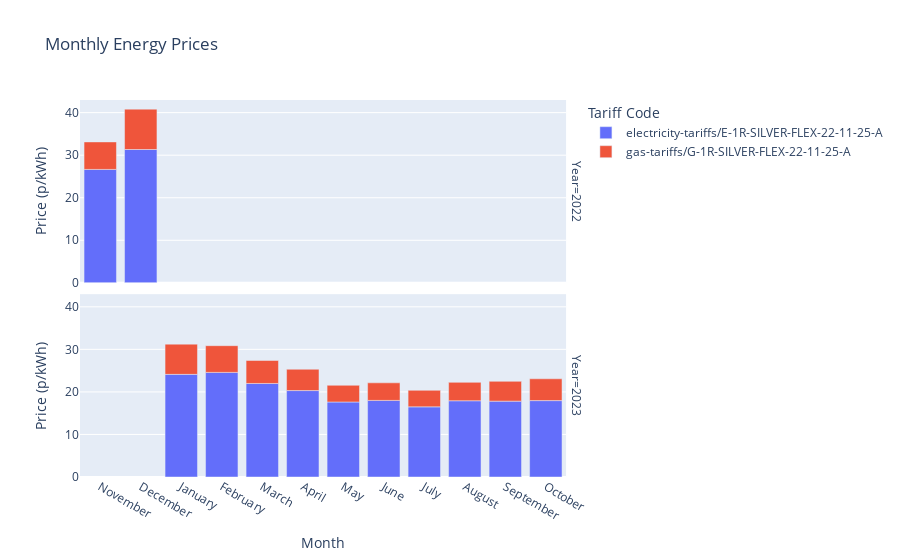

Here is the notebook cell this chart was saved with:
### Code cell
df = pd.DataFrame(all_data, columns=['Tariff Code', 'Valid From', 'Valid To', 'Price (p/kWh)'])

df['Valid From'] = pd.to_datetime(df['Valid From'])
df['Valid To'] = pd.to_datetime(df['Valid To'])

df['Date'] = df['Valid From'].dt.date
df['Month'] = df['Valid From'].dt.month_name()
monthly_prices = df.groupby(['Tariff Code', 'Month'])['Price (p/kWh)'].mean().reset_index()
# Extract the year
df['Year'] = df['Valid From'].dt.year

# Group by Tariff Code, Year and Month, then calculate the mean price
monthly_prices = df.groupby(['Tariff Code', 'Year', 'Month'])['Price (p/kWh)'].mean().reset_index()

# Sort 'Month' in chronological order
month_order = ['January', 'February', 'March', 'April', 'May', 'June', 'July', 'August', 'September', 'October', 'November', 'December']
monthly_prices['Month'] = pd.Categorical(monthly_prices['Month'], categories=month_order, ordered=True)
monthly_prices = monthly_prices.sort_values(['Year', 'Month'])

# Create interactive bar plot using Plotly
fig = px.bar(
    monthly_prices,
    x='Month',
    y='Price (p/kWh)',
    color='Tariff Code',
    title='Monthly Energy Prices',
    labels={'Month': 'Month', 'Price (p/kWh)': 'Price (p/kWh)'},
    hover_data=['Price (p/kWh)', 'Year'],
    facet_row='Year'  # Separate plot for each year
)

# Update layout
fig.update_layout(
    xaxis_title='Month',
    yaxis_title='Price (p/kWh)',
    hovermode="x unified"
)

# Save as HTML
fig.write_html("energy_month_year_average_plot_interactive.html")

# Show the plot
fig.show()

### Figure 1 — Plotly figure (JSON) as saved in the notebook; plotly's stock layout.template omitted (floating-point values rounded to 4 significant figures)
{"data": [{"alignmentgroup": "True", "customdata": [[2022], [2022]], "hovertemplate": "Tariff Code=electricity-tariffs/E-1R-SILVER-FLEX-22-11-25-A<br>Year=%{customdata[0]}<br>Month=%{x}<br>Price (p/kWh)=%{y}<extra></extra>", "legendgroup": "electricity-tariffs/E-1R-SILVER-FLEX-22-11-25-A", "marker": {"color": "#636efa", "pattern": {"shape": ""}}, "name": "electricity-tariffs/E-1R-SILVER-FLEX-22-11-25-A", "offsetgroup": "electricity-tariffs/E-1R-SILVER-FLEX-22-11-25-A", "orientation": "v", "showlegend": true, "textposition": "auto", "type": "bar", "x": ["November", "December"], "xaxis": "x2", "y": [26.66, 31.34], "yaxis": "y2"}, {"alignmentgroup": "True", "customdata": [[2023], [2023], [2023], [2023], [2023], [2023], [2023], [2023], [2023], [2023]], "hovertemplate": "Tariff Code=electricity-tariffs/E-1R-SILVER-FLEX-22-11-25-A<br>Year=%{customdata[0]}<br>Month=%{x}<br>Price (p/kWh)=%{y}<extra></extra>", "legendgroup": "electricity-tariffs/E-1R-SILVER-FLEX-22-11-25-A", "marker": {"color": "#636efa", "pattern": {"shape": ""}}, "name": "electricity-tariffs/E-1R-SILVER-FLEX-22-11-25-A", "offsetgroup": "electricity-tariffs/E-1R-SILVER-FLEX-22-11-25-A", "orientation": "v", "showlegend": false, "textposition": "auto", "type": "bar", "x": ["January", "February", "March", "April", "May", "June", "July", "August", "September", "October"], "xaxis": "x", "y": [24.12, 24.59, 21.98, 20.31, 17.63, 18.0, 16.48, 17.92, 17.83, 17.96], "yaxis": "y"}, {"alignmentgroup": "True", "customdata": [[2022], [2022]], "hovertemplate": "Tariff Code=gas-tariffs/G-1R-SILVER-FLEX-22-11-25-A<br>Year=%{customdata[0]}<br>Month=%{x}<br>Price (p/kWh)=%{y}<extra></extra>", "legendgroup": "gas-tariffs/G-1R-SILVER-FLEX-22-11-25-A", "marker": {"color": "#EF553B", "pattern": {"shape": ""}}, "name": "gas-tariffs/G-1R-SILVER-FLEX-22-11-25-A", "offsetgroup": "gas-tariffs/G-1R-SILVER-FLEX-22-11-25-A", "orientation": "v", "showlegend": true, "textposition": "auto", "type": "bar", "x": ["November", "December"], "xaxis": "x2", "y": [6.461, 9.484], "yaxis": "y2"}, {"alignmentgroup": "True", "customdata": [[2023], [2023], [2023], [2023], [2023], [2023], [2023], [2023], [2023], [2023]], "hovertemplate": "Tariff Code=gas-tariffs/G-1R-SILVER-FLEX-22-11-25-A<br>Year=%{customdata[0]}<br>Month=%{x}<br>Price (p/kWh)=%{y}<extra></extra>", "legendgroup": "gas-tariffs/G-1R-SILVER-FLEX-22-11-25-A", "marker": {"color": "#EF553B", "pattern": {"shape": ""}}, "name": "gas-tariffs/G-1R-SILVER-FLEX-22-11-25-A", "offsetgroup": "gas-tariffs/G-1R-SILVER-FLEX-22-11-25-A", "orientation": "v", "showlegend": false, "textposition": "auto", "type": "bar", "x": ["January", "February", "March", "April", "May", "June", "July", "August", "September", "October"], "xaxis": "x", "y": [7.106, 6.276, 5.401, 5.007, 3.924, 4.132, 3.885, 4.326, 4.653, 5.122], "yaxis": "y"}], "layout": {"annotations": [{"font": {}, "showarrow": false, "text": "Year=2023", "textangle": 90, "x": 0.98, "xanchor": "left", "xref": "paper", "y": 0.2425, "yanchor": "middle", "yref": "paper"}, {"font": {}, "showarrow": false, "text": "Year=2022", "textangle": 90, "x": 0.98, "xanchor": "left", "xref": "paper", "y": 0.7575, "yanchor": "middle", "yref": "paper"}], "barmode": "relative", "hovermode": "x unified", "legend": {"title": {"text": "Tariff Code"}, "tracegroupgap": 0}, "title": {"text": "Monthly Energy Prices"}, "xaxis": {"anchor": "y", "domain": [0, 0.98], "title": {"text": "Month"}}, "xaxis2": {"anchor": "y2", "domain": [0, 0.98], "matches": "x", "showticklabels": false}, "yaxis": {"anchor": "x", "domain": [0, 0.485], "title": {"text": "Price (p/kWh)"}}, "yaxis2": {"anchor": "x2", "domain": [0.515, 1], "matches": "y", "title": {"text": "Price (p/kWh)"}}}}
